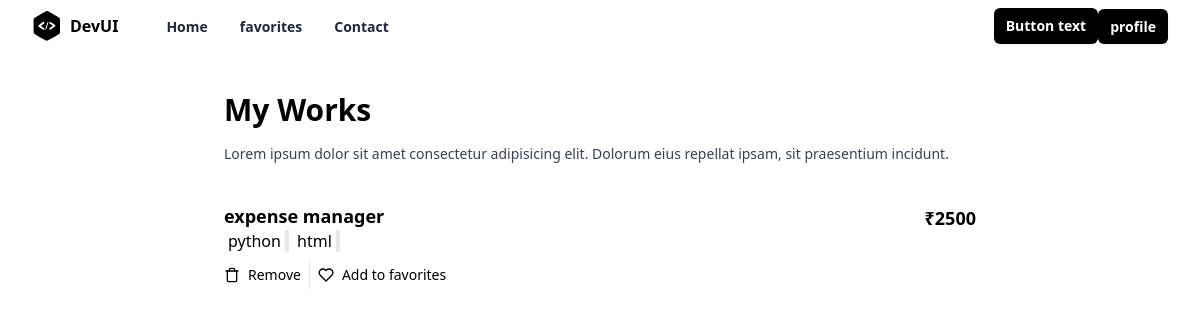
/work/all/ (signed in), run on the app's committed database.
### store/models.py (models this page shows, shortened)
class Project(models.Model):
    title=models.CharField(max_length=200)
    description=models.TextField()
    tag_objects=models.ManyToManyField(Tag)
    owner=models.ForeignKey(User,on_delete=models.CASCADE,related_name="projects")
    thumbnail=EmbedVideoField()
    price=models.PositiveIntegerField()
    files=models.FileField(upload_to="projects",null=True)
    created_date=models.DateTimeField(auto_now_add=True)
    updated_date=models.DateTimeField(auto_now=True)
    is_active=models.BooleanField(default=True)

class Tag(models.Model):
    title=models.CharField(max_length=200,unique=True)
    created_date=models.DateTimeField(auto_now_add=True)
    updated_date=models.DateTimeField(auto_now=True)
    is_active=models.BooleanField(default=True)
    def __str__(self) -> str:
        return self.title

### store/views.py (the view)
# urls.py: path('work/all/',views.ProjectListView.as_view(),name="myworks"),
class ProjectListView(View):
    def get(self,request,*args,**kwargs):
        qs=request.user.projects.all()
        return render(request,"store/myprojects.html",{"works":qs})

### store/templates/store/myprojects.html (shortened to what this page needs)
{%extends 'store/base.html'%}
{%load embed_video_tags %}
{%block main_block%}
<div class="mx-auto flex max-w-3xl flex-col space-y-4 p-6 px-2 sm:p-10 sm:px-2">
    <h2 class="text-3xl font-bold">My Works</h2>
    <p class="mt-3 text-sm font-medium text-gray-700">
      Lorem ipsum dolor sit amet consectetur adipisicing elit. Dolorum eius
      repellat ipsam, sit praesentium incidunt.
    </p>
    <ul class="flex flex-col divide-y divide-gray-200">
        {%for w in works%}
        <li class="flex flex-col py-6 sm:flex-row sm:justify-between">
            <div class="flex w-full space-x-2 sm:space-x-4">
              <div class="flex w-full flex-col justify-between pb-4">
                <div class="flex w-full justify-between space-x-2 pb-2">
                  <div class="space-y-1">
                    <h3 class="text-lg font-semibold leading-snug sm:pr-8">
                      {{w.title}}
                    </h3>
                    {%for t in w.tag_objects.all%}
                    <span class="border-e-4 px-1 border-stone">{{t}}</span>
                    {%endfor%}
                  </div>
                  <div class="text-right">
                    <p class="text-lg font-semibold">₹{{w.price}}</p>
                  </div>
                </div>
                <div class="flex divide-x text-sm">
                  <a
                  href="{%url 'work-delete' w.id%}"
                    type="button"
                    class="flex items-center space-x-2 px-2 py-1 pl-0"
                  >
                    <span>Remove</span>
                  </a>
                  <button type="button" class="flex items-center space-x-2 px-2 py-1">
                    <span>Add to favorites</span>
                  </button>
                </div>
              </div>
            </div>
          </li>
        {%endfor%}
    </ul>
  </div>
{%endblock%}

### data on the page
Project: title "expense manager", price "2500"
Tag: title "python"
Tag: title "html"
